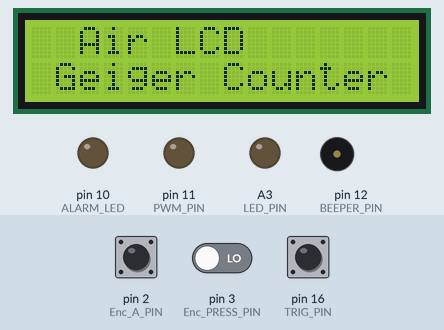
Recording of a sketch running on a simulated Arduino Uno, built with avr-gcc and run on an emulated ATmega328P. Parts: 16×2 character LCD, output pins drawn as LEDs (lit = HIGH), buzzer (waves = sounding, pin HIGH). The test bench sets the inputs (shaded band); at power-on: pin 16 (TRIG_PIN) HIGH, pin 2 (Enc_A_PIN) HIGH, pin 3 (Enc_PRESS_PIN) LOW. EEPROM starts erased; what the sketch prints to the serial monitor is not drawn.

Above: at 0.4 s.
At 3.6 s:
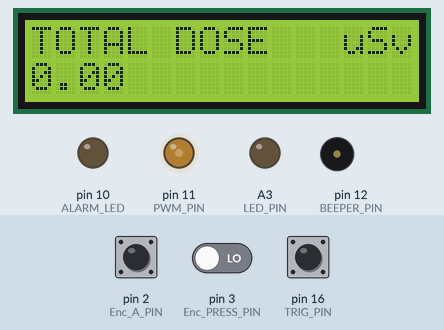
3.7 s: pin 16 (TRIG_PIN) pulled LOW for 0.15 s
6.8 s: pin 16 (TRIG_PIN) pulled LOW for 3.2 s
At 10.21 s:
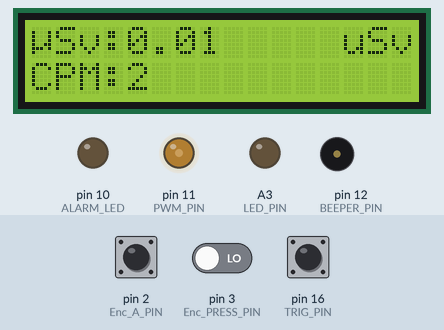
10.6 s: pin 16 (TRIG_PIN) pulled LOW for 0.15 s
12.2 s: pin 16 (TRIG_PIN) pulled LOW for 1 s
13.8 s: pin 16 (TRIG_PIN) pulsed LOW 5 times (0.12 s each, 0.3 s apart)
At 15.7 s:
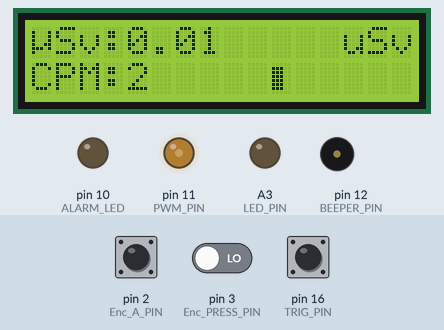
Timing chart, 0 to 17.2 s (numbered marks = the images above; inputs shaded):
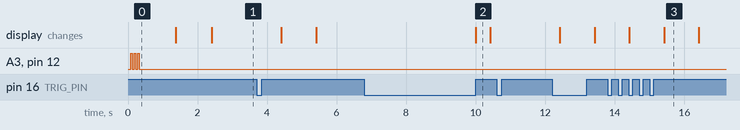

The sketch:

Geiger.ino
```cpp
// (licence header left out)
//----------------- load parameters--------------------//

#define RAD_LOGGER    true          // enable serial CPM logging to computer for "Radiation Logger"
//#define EEPROM_LOG    true          // if true will log absorbed dose to eeprom every 60 minutes. Use only if there is no Logging Shield available!

#include <Arduino.h>
#include <EEPROM.h>
#include <LiquidCrystal.h>
#include "Configurator.h"


// Global LCD control class
LiquidCrystal lcd(9, 8, 6, 7, 4, 5); // in 4 bit interface mode
#define LCD_ROWS 2
#define LCD_COLS 16


//-----------------Define global project variables-------------------------//
// Globals for rotary encoder user interface
char EncoderCnt = 0;    // Default startup display
char EncoderPressedCnt = 0;
char EncoderDirection = -1; // So that it decremets to a valid display in case the default display is not currently valid due to sensor lacking
unsigned char ShortPressCnt = 0;
unsigned char LongPressCnt = 0;

//Globals for geiger counter application
unsigned long CurrentBat;                        // voltage of the battery
unsigned long counts =0;                            // counts counter
unsigned int  countsPSecond;                     //  second counter
static unsigned long value[] = {0, 0, 0, 0, 0, 0};      // array variable for cpm moving algorithm
static unsigned long cpm;                               // cpm variable
static unsigned long rapidCpm;                          // rapidly changed cpm
static unsigned long minuteCpm;                         // minute cpm value for absorbed radiation counter
static unsigned long previousValue;                     // previous cpm value

unsigned long previousMillis = 0;                // millis counters
unsigned long previousMillis_bg  = 0;
unsigned long previousMillis_pereferal = 0;
unsigned long previousMillis_hour = 0;
int n = 0;                                       // counter for moving average array
long result;                                     // voltage reading result
static float absorbedDose;                       // absorbed dose
static float dose;                               // radiation dose
static float minuteDose;                         // minute absorbed dose
boolean savedEeprom = false;                     // eeprom flag

boolean event         = false;                   // GM tube event received, lets make flag
//boolean limit         = false;                   // absorbed dose limit flag

//-------------Roentgen/ Sieverts conversion factor----------------//
float factor_Rn = (FACTOR_USV * 100000) / 877;   // convert to Roentgen
float factor_Sv = FACTOR_USV;
float factor_Now = factor_Sv;                    // Sieverts by default
int units;                                       // 0 - Sieverts; 1 - roentgen
//-----------------------------------------------------------------//


/*
  This ISR handles the reading of a quadrature encoder knob and inc or decrements  two global encoder variables
  depending on the direction of the encoder and the state of the button. The encoder functions at 1/4 the maximal possible resolution
  and generally provides one inc/dec per mechanical detent.

  One of the quadrature inputs is used to trigger this interrupt handler, which checks the other quadrature input to decide the direction.
  It is assumed that the direction  quadrature signal is not bouncing while the first phase is causing the initial interrupt as it's signal
  is 90deg opposed.  RC filtering of the contacts is required.

  Three encoder count variables are being modified by this ISR
    1) EncoderCnt increments or dewcrements when the knob is turned without the button being press
    2) EncoderPressCnt increments or decrements when the knob is  turned while the button is also pressed.
       This happens only after a LONG press timeout
    3) EncoderDirection either +1 or -1 depending on the direction the user turned the knob last
*/
void ISR_KnobTurn( void)
{
  if ( digitalRead( Enc_B_PIN ) )
    EncoderDirection = Enc_DIRECTION;
  else
    EncoderDirection = -Enc_DIRECTION;

  if ( digitalRead( Enc_PRESS_PIN ) )
    EncoderCnt += EncoderDirection;
  else
    EncoderPressedCnt += EncoderDirection;

}


/*
  ISR to handle the button press interrupt.

  Two modes of button presses are recognized. A short, momentary press and a long, timing-out press.
  While the hardware de bounced button signal is sampled for up to TIMEOUT time in this ISR no other code is being executed. If the time-out occurs
  a long button press-, otherwise a short button press is registered. Timing has to be done by a software counter since interrupts are disabled
  and function millis() and micros() don't work during this time.
  Software timing is CPU clock dependent and therefore has to be adjusted to the clock frequency.
*/
void ISR_ButtonPress(void)
{
  volatile unsigned long t = 0;
  while ( !digitalRead( Enc_PRESS_PIN ))
  {
    if (t++ > LONGPRESS_TIMEOUT)
    {
      LongPressCnt++;
      return;
    }
  }
  ShortPressCnt++;
}


// interrupt for Pin-change event from trigger pin
ISR(PCINT1_vect)
{
  if( digitalRead( TRIG_PIN ) ) // only count positive  edge
  {
    // check PCINT1 interrupt flags  if any other pin change interrupts are used in this code
    counts++;                         // increase 10 seconds cpm counter
    countsPSecond++;                  // increase 1/2 second cpm counter for bar graph
    minuteCpm++;                      // increase 60 seconds cpm counter
    event = true;                     // make event flag
  }
}

unsigned long
readVcc()
{
  unsigned long voltage;
  // READ 1.1V INTERNAL REFERENCE VOLTAGE
  ADMUX = _BV(REFS0) | _BV(MUX3) | _BV(MUX2) | _BV(MUX1);
  delay(2);
  ADCSRA |= _BV(ADSC);
  while (bit_is_set(ADCSRA, ADSC));
  voltage = ADCL;
  voltage |= ADCH << 8;
  voltage = 1126400L / voltage;
  return voltage;
}


void
adjust_PWM( void )
{
  CurrentBat = readVcc();

  if ( CurrentBat > LOW_BAT && CurrentBat < OK_BAT )
  {
    analogWrite(PWM_PIN, PWM);    //correct tube voltage if battery on the middle
    lcd.setCursor(15, 0);
    lcd.write(6);
  }
  else if (CurrentBat >= OK_BAT)
  {
    analogWrite(PWM_PIN, PWM - PWM_ADJ);    //correct tube voltage if battery ok
    lcd.setCursor(15, 0);
    lcd.write((unsigned char) 0);
  }
  else if (CurrentBat <= LOW_BAT)
  {
    analogWrite(PWM_PIN, PWM + PWM_ADJ);    //correct tube voltage if battery low
    lcd.setCursor(15, 0);
    lcd.write(7);
  }


}

///////////////////////////////////////////////////////////////////////////////////////////
//------------------------------------SETUP AREA-----------------------------------------//
///////////////////////////////////////////////////////////////////////////////////////////

void setup()
{
  // zero some important variables first
  counts = 0;
  countsPSecond = 0;
  minuteCpm = 0;
  minuteDose = 0;
  n = 0;
  cpm = 0;

  // configure atmega IO
  pinMode(ALARM_LED, OUTPUT);          // turn on backlight
  digitalWrite(ALARM_LED, LOW);
  pinMode(LED_PIN, OUTPUT);          // configure led pin as output
  pinMode(BEEPER_PIN, OUTPUT);       // making this pin output for PWM
  digitalWrite(LED_PIN, LOW);
  digitalWrite(BEEPER_PIN, LOW);


  // Setup the Encoder pins to be inputs with pullups
  pinMode(Enc_A_PIN, INPUT);    // Use external 10K pullup and 100nf to gnd for debounce
  pinMode(Enc_B_PIN, INPUT);    // Use external 10K pullup and 100nf to gnd for debounce
  pinMode(Enc_PRESS_PIN, INPUT);// Use external 10K pullup and 100nf to gnd for debounce

  Serial.begin(57600);
  Serial.print(" Geiger counter V1.01\n\r");


  // start LCD display
  lcd.begin(LCD_COLS, LCD_ROWS);
  // create and load custom characters to lcd memory

 // load 8 custom characters in the LCD
  lcd.createChar(0, batfull);
  lcd.createChar(1, bar_1);
  lcd.createChar(2, bar_2);
  lcd.createChar(3, bar_3);
  lcd.createChar(4, bar_4);
  lcd.createChar(5, bar_5);
  lcd.createChar(6, batmid);
  lcd.createChar(7, batlow);

  // extract starting messages from memory and print it on lcd
  lcd.setCursor(0, 0);
  lcd.print("  Air LCD  "); //
  lcd.setCursor(0, 1);

  lcd.print( " Geiger Counter "); //
  blinkLed(3, 50);                                             // say hello!
  delay(1000);

  pinMode(PWM_PIN, OUTPUT);          // making this pin output for PWM
  TCCR2B = TCCR2B & 0b11111000 | 0x2; //set PWM frequency to 4Khz. See datasheet for specifics
  adjust_PWM();

  delay(1000);

  //---------------------read EEPROM---------------------------------//

  byte units_flag = EEPROM.read(FLAG_ADDR);   // check if we have a new atmega chip with blank eeprom
  if (units_flag == 0xFF)
  {
    EEPROM.write(UNITS_ADDR, 0x00);          // and writing zeros instead of 0xFF for new atmega
    EEPROM.write(UNITS_ADDR + 1, 0x00);
    EEPROM.write(ABSOR_ADDR, 0x00);
    EEPROM.write(ABSOR_ADDR + 1, 0x00);
    EEPROM.write(ABSOR_ADDR + 2, 0x00);
    EEPROM.write(ABSOR_ADDR + 3, 0x00);
    EEPROM.write(FLAG_ADDR,  0x00);
  }

  units = EEPROM.read(UNITS_ADDR);


#if (EEPROM_LOG)
  absorbedDose = eepromReadFloat(ABSOR_ADDR);
  if (readButtonUp() == LOW)
  {
    absorbedDose = 0.00;
    eepromWriteFloat(ABSOR_ADDR, absorbedDose);
  }
#endif

  lcd.clear();
  lcd.setCursor(0, 0);
  lcd.print("TOTAL DOSE   uSv");   //
  lcd.setCursor(0, 1);
  pFloat(absorbedDose);
 // delay(2000);
  //------------------------------------------------------------------//

  // prepare lcd
 // lcd.clear();

  // Enable the pin change interrupt for PC2 -- trigger signal from tube
  // Note: this enabling of the pinchange interrupt pin has to go hand in hand with the chosen trigger pin above
  pinMode(TRIG_PIN, INPUT);              // set pin INT0 input for capturing GM Tube events
  digitalWrite(TRIG_PIN, HIGH);          // turn on pullup resistors
  PCMSK1 |= 1 << PCINT10 ; // enable PCinterupt10 , aka PC2
  PCICR |= 1 << PCIE1; // enable PCinterupt 1 vector


  attachInterrupt(0, ISR_KnobTurn, FALLING);    // for the rotary encoder knob rotating
  attachInterrupt(1, ISR_ButtonPress, FALLING);    // for the rotary encoder knob push

}

///////////////////////////////////////////////////////////////////////////////////////
//-----------------------------MAIN PROGRAM CYCLE IS HERE----------------------------//
///////////////////////////////////////////////////////////////////////////////////////

void loop()
{
  unsigned long currentMillis = millis();

  //--------------------------------makes beep and led---------------------------------//
  if (event == true)
  { // make led and beep for every tube event
    digitalWrite(LED_PIN, HIGH);
    digitalWrite(BEEPER_PIN, HIGH);
    delay( LED_TIME);
    digitalWrite(LED_PIN, LOW);
    digitalWrite(BEEPER_PIN, LOW);
    event = false;
  }

  //--------------------------What to do if buttons pressed----------------------------//
  // swith dose units
#ifdef kjhhkjhkjh
  if (readButtonDo() == LOW) {
    units = 1 - units;
    digitalWrite(LIGHT, HIGH);
    if (units == 0)
    {
      lcd.setCursor(0, 0);
      lcdprint_P("Sieverts"); //
    }
    else
    {
      lcd.setCursor(0, 0);
      lcdprint_P("Roentgen"); // "Roentgen"
    }
    EEPROM.write (UNITS_ADDR, units); //save units to eeprom
  }


  if (readButtonUp() == LOW)
  {
    digitalWrite(LIGHT, HIGH);
    float absorbedDose_tmp = eepromReadFloat(ABSOR_ADDR);  // check if eeprom value is smaller than
    // current absorbed dose and write to eeprom
    if (absorbedDose > absorbedDose_tmp)
    { // should safe eerpom cycles
      eepromWriteFloat(ABSOR_ADDR, absorbedDose);
      lcd.setCursor(10, 0);
      lcd.print( "SAVED!"); //
    }
  }
#endif


  //---------------------------What to do every Second ----------------------------------//
  if (currentMillis - previousMillis_bg > 1000)
  {
    previousMillis_bg = currentMillis;

    if (countsPSecond > (ALARM / 60))
    {
      digitalWrite(ALARM_LED, HIGH);
    }

    lcdBarGraph(countsPSecond);
    countsPSecond = 0;


  }

  //-------------------------What to do every 10 seconds-------------------------------------//
  if (currentMillis - previousMillis > 10000)
  { // calculating cpm value every 10 seconds
    previousMillis = currentMillis;

    lcd.setCursor(0, 0);
    lcd.write("\xe4");                          // print Mu , use "u" if have problem with lcd symbols table
    lcd.setCursor(0, 1);

    lcd.print("CPM:");
    value[n] = counts;
    previousValue = cpm;

    cpm = value[0] + value[1] + value[2] + value[3] + value[4] + value[5];

    if (n == 5)
      n = 0;
    else
      n++;


    //-------check if cpm level changes rapidly and make new recalculation-------//
    if (previousValue > cpm)
    {
      rapidCpm = previousValue - cpm;
      if (rapidCpm >= 50)
        cpm = counts * 6;

    }

    if (previousValue < cpm)
    {
      rapidCpm = cpm - previousValue;
      if (rapidCpm >= 50)
        cpm = counts * 6;
    }


    // calculate and print radiation dose on lcd
    clearLcd(4, 0, 6);

    if (units == 0)
    {
      factor_Now = factor_Sv;
      lcd.setCursor(1, 0);
      lcd.print(F("Sv:"));
    }
    else
    {
      factor_Now = factor_Rn;
      lcd.setCursor(1, 0);
      lcd.print(F("Rn:"));
    }

    dose = cpm * factor_Now;

    if (dose >= 99.98)
    { // check if dose value are bigger than 99.99 to make the value printable on 5 lcd characters
      int roundDose;
      roundDose = (int) dose;
      lcd.setCursor(4, 0);
      lcd.print(roundDose);
    }
    else
      pFloat(dose);


    // print cpm on lcd
    clearLcd(4, 1, 6);

    lcd.setCursor(4, 1);
    lcd.print(cpm);

    if (cpm > (ALARM / 3))
      digitalWrite(ALARM_LED, HIGH);
    else
      digitalWrite(ALARM_LED, LOW);

    // send cpm value to Radiation Logger http://www.rhelectronics.net/store/radiation-logger.html

#if (RAD_LOGGER)
    Serial.print(cpm);  // send cpm data to Radiation Logger
    Serial.write(' ');  // send null character to separate next data
#endif
    counts = 0;            // clear variable for next turn
  }
  //--------------------------------------------------------------------------------------------//

  //------------------------What to do every minute---------------------------------------------//
  if (currentMillis - previousMillis_pereferal > 60000)
  {
    previousMillis_pereferal = currentMillis;

    float minuteDose = (minuteCpm * factor_Sv) / 60;     // count absorbed radiation dose during last minute

    absorbedDose += minuteDose;
    if (absorbedDose > DOSE_LIMIT)
    { // check if you get 1mSv absorbed limit
      absorbedDose = 0.00;
    }


    clearLcd(10, 0, 6);
    lcd.setCursor(10, 0);
    pFloat(absorbedDose);

    adjust_PWM();

    minuteDose = 0.00;
    minuteCpm = 0;                         // reset minute cpm counter
  }


  //--------------------------------What to do every hour-------------------------------------//
  // because eeprom has limited write cycles quantity, use once per hour auto logging

#if (EEPROM_LOG)
  if (currentMillis - previousMillis_hour > 3600000)
  {
    previousMillis_hour = currentMillis;
    eepromWriteFloat(ABSOR_ADDR, absorbedDose);      // log by auto to eeprom once per hour
  }
#endif


}


void lcdBarGraph(int cnts_per_sec)
{
  // Bar graph displays counts per second -- Max 30 counts per second , i.e. 1800 CMP
  // There are 6 charcter positioins with 5 lines each which provides for a resolution of 30.
  // amount of bars needed to display the count
  unsigned char fullBlock = (cnts_per_sec / 5);   // divide for full "blocks" of 5 bars
  unsigned char prtlBlock = (cnts_per_sec % 5 );  // calc the remainder of bars

  lcd.setCursor(10, 1);

  if (fullBlock > 6)  // check for overflow, only 6 LCD positions are available
  {
    fullBlock = 6;
    prtlBlock = 0;
  }
  for (unsigned int i = 0; i < fullBlock; i++)
  {
    lcd.write((unsigned char) 5);                          // print full blocks
  }

  if (prtlBlock )
  {
     lcd.write(prtlBlock);
     prtlBlock =1;
  }


  for (int i = (fullBlock + prtlBlock); i <= 6; i++)
  {
    lcd.write(' ');                     // blank spaces to clean up leftover
  }
}

float eepromReadFloat(int address)
{
  union u_tag
  {
    byte b[4];
    float fval;
  } u;
  u.b[0] = EEPROM.read(address);
  u.b[1] = EEPROM.read(address + 1);
  u.b[2] = EEPROM.read(address + 2);
  u.b[3] = EEPROM.read(address + 3);
  return u.fval;
}

void eepromWriteFloat(int address, float value)
{
  union u_tag
  {
    byte b[4];
    float fval;
  } u;
  u.fval = value;

  EEPROM.write(address  , u.b[0]);
  EEPROM.write(address + 1, u.b[1]);
  EEPROM.write(address + 2, u.b[2]);
  EEPROM.write(address + 3, u.b[3]);
}


//------------------------------------LED BLINK--------------------------------------//

void blinkLed(int i, int time)
{ // make beeps and blink signals
  int ii;                                            // blink counter
  for (ii = 0; ii < i; ii++)
  {
    digitalWrite(BEEPER_PIN, HIGH);
    digitalWrite(LED_PIN, HIGH);
    delay(time);
    digitalWrite(LED_PIN, LOW);
    digitalWrite(BEEPER_PIN, LOW);
    delay(time);
  }
}


void pFloat(float dd)
{
  lcd.print(int(dd));                            // convert it to text before
  lcd.write('.');                                // sending to lcd
  if ((dd - int(dd)) < 0.10) {
    lcd.write('0');
    lcd.print(int(100 * (dd - int(dd))));
  }
  else {
    lcd.print(int(100 * (dd - int(dd))));
  }
}

//--------------------------------clear lcd zone-------------------------------------//
void clearLcd(byte x, byte y, byte zone)
{
  int ii;
  lcd.setCursor (x, y);
  for (ii = 0; ii < zone; ii++) {
    lcd.write(' ');
  }
}
```

Source omitted: Configurator.h (3190 bytes)

Measured:
- after the input at 6.8 s, the display: changes after 3.2 s (image 2)
- after the input at 13.8 s, the display: first changes after 0.62 s (image 3 shows a later state)
